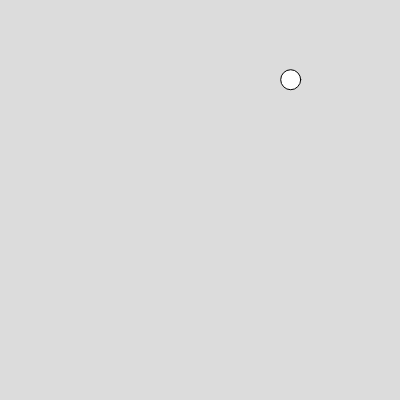
Frame 1 (no input)
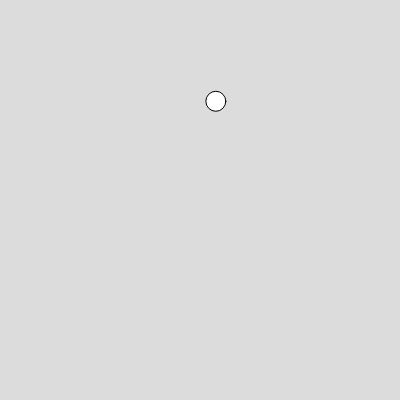
Frame 60 (no input)
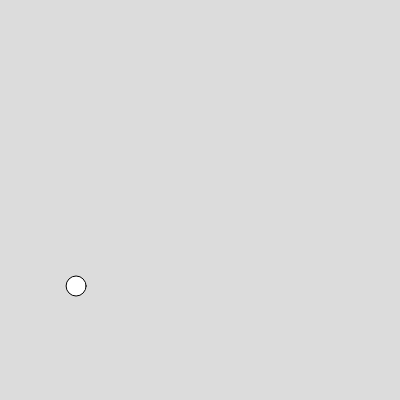
Frame 120 (the mouse pressed at the canvas centre since frame 60)

The p5.js sketch that drew these frames (run headless with seeded random() and noise() and a simulated clock; from frame 60 on, the mouse is pressed at the canvas centre):

// p5.js sketch
// ── sketch.js
let ball; 

class BounceBall{
  constructor(position,direction){
    this.position = position;
    this.direction = direction;
  }
  updatePosition(){
    this.position.add(this.direction);
  }
  detectWall(){
    if(this.position.x > width || this.position.x < 0){
      this.direction.x = this.direction.x*-1;
    }
    if(this.position.y > height || this.position.y < 0){
      this.direction.y = this.direction.y*-1; 
    }
  }
  drawCircle(){
    circle(this.position.x,this.position.y,20);
  }
}
function setup() {
  createCanvas(400, 400);
  ball = new BounceBall(createVector(random(0,400),random(0,400)),createVector(random(-10,10),random(-10,10)));
}

function draw() {
  background(220);
  ball.updatePosition();
  ball.detectWall();
  ball.drawCircle(); 
}
